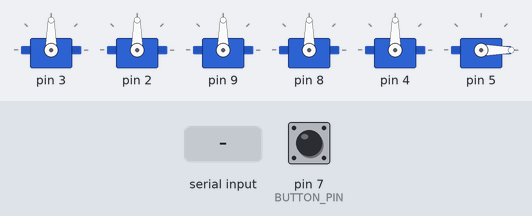
Recording of a sketch running on a simulated Arduino Uno, built with avr-gcc and run on an emulated ATmega328P. On the bench: 6 × servo. Inputs (shaded band) come from the test bench; at power-on: pin 7 (BUTTON_PIN) HIGH. What the sketch prints to the serial monitor is not drawn.

Above: at 1.2 s.
1.3 s: pin 7 (BUTTON_PIN) pulled LOW for 0.15 s
At 2.53 s:
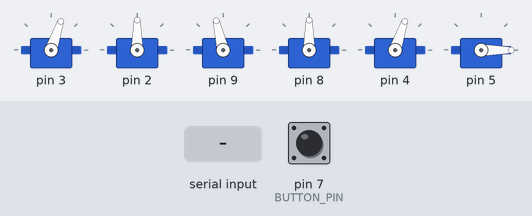
At 7.58 s:
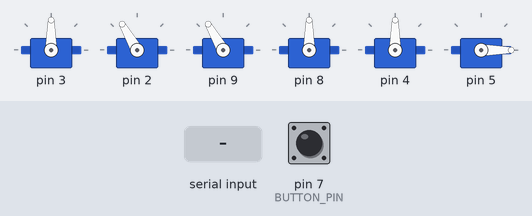
10.4 s: "1" received over Serial
At 17.93 s:
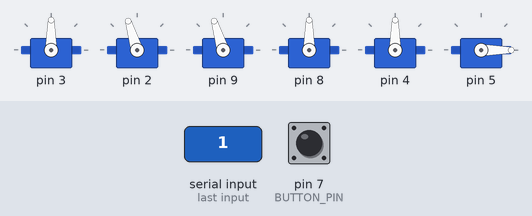
Timing chart, 0 to 19.4 s (numbered marks = the images above; inputs shaded):
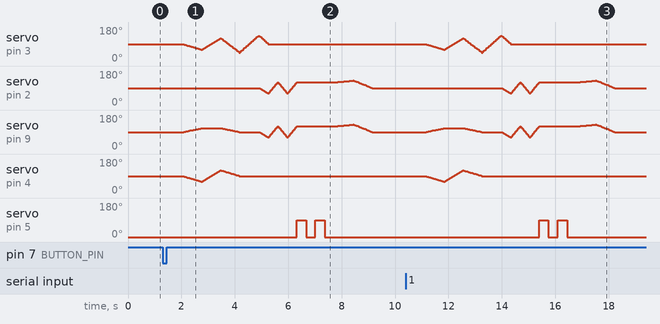

Measured:
- after the input at 1.3 s, servo on pin 5: alternates 90° for 0.35 s and 0° for 0.35 s, 4 changes in all, then stays 0°, starting after 5.0 s
- after the input at 10.4 s, servo on pin 5: alternates 90° for 0.35 s and 0° for 0.35 s, 4 changes in all, then stays 0°, starting after 5.0 s

The sketch:

09_dance.ino
```cpp
// ============================================================
//  [09] 로봇팔 군무(robot dance) — 함수를 나눠 안무 완성하기 (심화)
// ------------------------------------------------------------
//  9차시 "함수 만들기"의 확장 미션.
//   · 학생마다 '동작 함수'를 하나씩 만든다 (wave, bow, twist ...)
//   · 팀이 routine() 에서 그 함수들을 순서대로 불러 안무를 완성한다.
//
//  ★ 동기화(여러 대 군무)의 비밀: moveTimed()
//    이동 거리에 상관없이 "정확히 정해진 시간(BEAT)" 동안 움직인다.
//    → 모든 팀이 같은 routine() 을 쓰고 "3·2·1!"에 동시에 버튼을 누르면
//      박자가 맞는 군무가 된다. (공통 시작선을 쓰면 더 정확)
//
//  하드웨어: 그리퍼(6번) 열림 0°/닫힘 90°, 1~5번 중심 90°,
//           조이스틱 SW → 디지털 7번 + GND (시작 버튼)
//  실행: 버튼을 누르면 routine() 1회 실행. 시리얼 '1' 로도 가능.
// ============================================================

#include <Servo.h>

const int SERVOS = 6;
const int GRIPPER = 5;
const int BUTTON_PIN = 7;
const int BEAT = 700;            // 한 박자(ms). 모든 팀이 같은 값을 써야 군무가 맞는다.
int PIN[SERVOS], MIN[SERVOS], MAX[SERVOS], INITANGLE[SERVOS], ANA[SERVOS];
Servo myservo[SERVOS];

const int GRIP_OPEN = 0, GRIP_CLOSE = 90;

// ── 안무에 쓸 자세들 { 1번,2번,3번,4번,5번, (6번 그리퍼는 무시) } ──
int READY[SERVOS]   = { 90,  90,  90,  90,  90, 0 };  // 기본 준비 자세
int WAVE_L[SERVOS]  = { 60,  90, 110,  90,  60, 0 };  // 왼쪽으로 손 흔들기
int WAVE_R[SERVOS]  = {120,  90, 110,  90, 120, 0 };  // 오른쪽으로
int BOW[SERVOS]     = { 90, 130, 130,  90,  90, 0 };  // 인사(앞으로 숙이기)
int TWIST_L[SERVOS] = { 45,  90,  90,  90,  90, 0 };  // 허리 비틀기 좌
int TWIST_R[SERVOS] = {135,  90,  90,  90,  90, 0 };  // 우
int UP[SERVOS]      = { 90,  60,  60,  90,  90, 0 };  // 번쩍 들기
int DOWN[SERVOS]    = { 90, 120, 120,  90,  90, 0 };  // 내리기

boolean lastButton = HIGH;

void setup() {
  Serial.begin(9600);
  pinMode(BUTTON_PIN, INPUT_PULLUP);

  //          핀   최소   최대    시작각   조이스틱
  PIN[0] = 3;   MIN[0] = 0; MAX[0] = 180; INITANGLE[0] = 90; ANA[0] = 0; // 1번 서보
  PIN[1] = 2;   MIN[1] = 0; MAX[1] = 180; INITANGLE[1] = 90; ANA[1] = 1; // 2번 서보
  PIN[2] = 9;   MIN[2] = 0; MAX[2] = 180; INITANGLE[2] = 90; ANA[2] = 2; // 3번 서보
  PIN[3] = 8;   MIN[3] = 0; MAX[3] = 180; INITANGLE[3] = 90; ANA[3] = 3; // 4번 서보
  PIN[4] = 4;   MIN[4] = 0; MAX[4] = 180; INITANGLE[4] = 90; ANA[4] = 4; // 5번 서보
  PIN[5] = 5;   MIN[5] = 0; MAX[5] = 90;  INITANGLE[5] = 0;  ANA[5] = 5; // 6번 그리퍼

  for (int i = 0; i < SERVOS; i++) { myservo[i].attach(PIN[i]); myservo[i].write(INITANGLE[i]); }
  Serial.println(F("군무 준비 완료. 버튼(또는 시리얼 1)으로 시작. '3,2,1!'에 다 같이 누르세요."));
}

void loop() {
  boolean nowButton = digitalRead(BUTTON_PIN);
  if (lastButton == HIGH && nowButton == LOW) { delay(20); if (digitalRead(BUTTON_PIN) == LOW) routine(); }
  lastButton = nowButton;

  if (Serial.available() > 0 && Serial.read() == '1') routine();
}

// ============================================================
//   ★ 군무 동기화의 핵심 함수 — 거리와 상관없이 dur(ms) 만에 도착
//     팔(1~5번)만 움직이고, 그리퍼는 따로 제어한다.
// ============================================================
void moveTimed(int target[], int dur) {
  int start[GRIPPER];
  for (int i = 0; i < GRIPPER; i++) start[i] = myservo[i].read();
  unsigned long t0 = millis();
  while (true) {
    unsigned long e = millis() - t0;
    float f = (e >= (unsigned long)dur) ? 1.0 : (float)e / dur;   // 진행률 0.0~1.0
    for (int i = 0; i < GRIPPER; i++)
      myservo[i].write(start[i] + (int)((target[i] - start[i]) * f));
    if (e >= (unsigned long)dur) break;
    delay(15);
  }
}

void gripperOpen()  { myservo[GRIPPER].write(GRIP_OPEN); }
void gripperClose() { myservo[GRIPPER].write(GRIP_CLOSE); }

// ============================================================
//   동작 함수 — 학생들이 하나씩 나눠 맡는다 (각 동작 = 정해진 박자)
// ============================================================
void waveHand() { moveTimed(WAVE_L, BEAT);  moveTimed(WAVE_R, BEAT); }   // 2박
void bow()      { moveTimed(BOW, BEAT);      moveTimed(READY, BEAT); }   // 2박
void twist()    { moveTimed(TWIST_L, BEAT);  moveTimed(TWIST_R, BEAT); } // 2박
void pump()     { moveTimed(UP, BEAT/2);     moveTimed(DOWN, BEAT/2); }  // 1박
void clap()     { gripperClose(); delay(BEAT/2); gripperOpen(); delay(BEAT/2); } // 1박(손뼉)

// ── [학생 작성 칸] 나만의 동작 만들기 ──
//   1) 위 READY 처럼 포즈 배열을 만든다  (예: int MY[SERVOS] = {..};)
//   2) moveTimed(MY, BEAT); 로 움직인다.  3) routine() 에 넣는다.
void myMove1() { /* TODO: 학생 A 작성 */ }
void myMove2() { /* TODO: 학생 B 작성 */ }
void myMove3() { /* TODO: 학생 C 작성 */ }

// ============================================================
//   안무 타임라인 — 팀이 동작 함수를 순서대로 부른다
//   (모든 팀이 동일한 순서·박자를 쓰면 군무가 맞는다)
// ============================================================
void routine() {
  Serial.println(F(">> 군무 시작"));
  moveTimed(READY, BEAT);   // 준비
  waveHand();               // 2박
  twist();                  // 2박
  pump(); pump();           // 2박
  clap(); clap();           // 2박
  bow();                    // 2박 (마무리 인사)
  // myMove1(); myMove2(); myMove3();   // ← 학생 동작을 완성하면 주석 해제
  moveTimed(READY, BEAT);
  Serial.println(F(">> 끝"));
}
```
